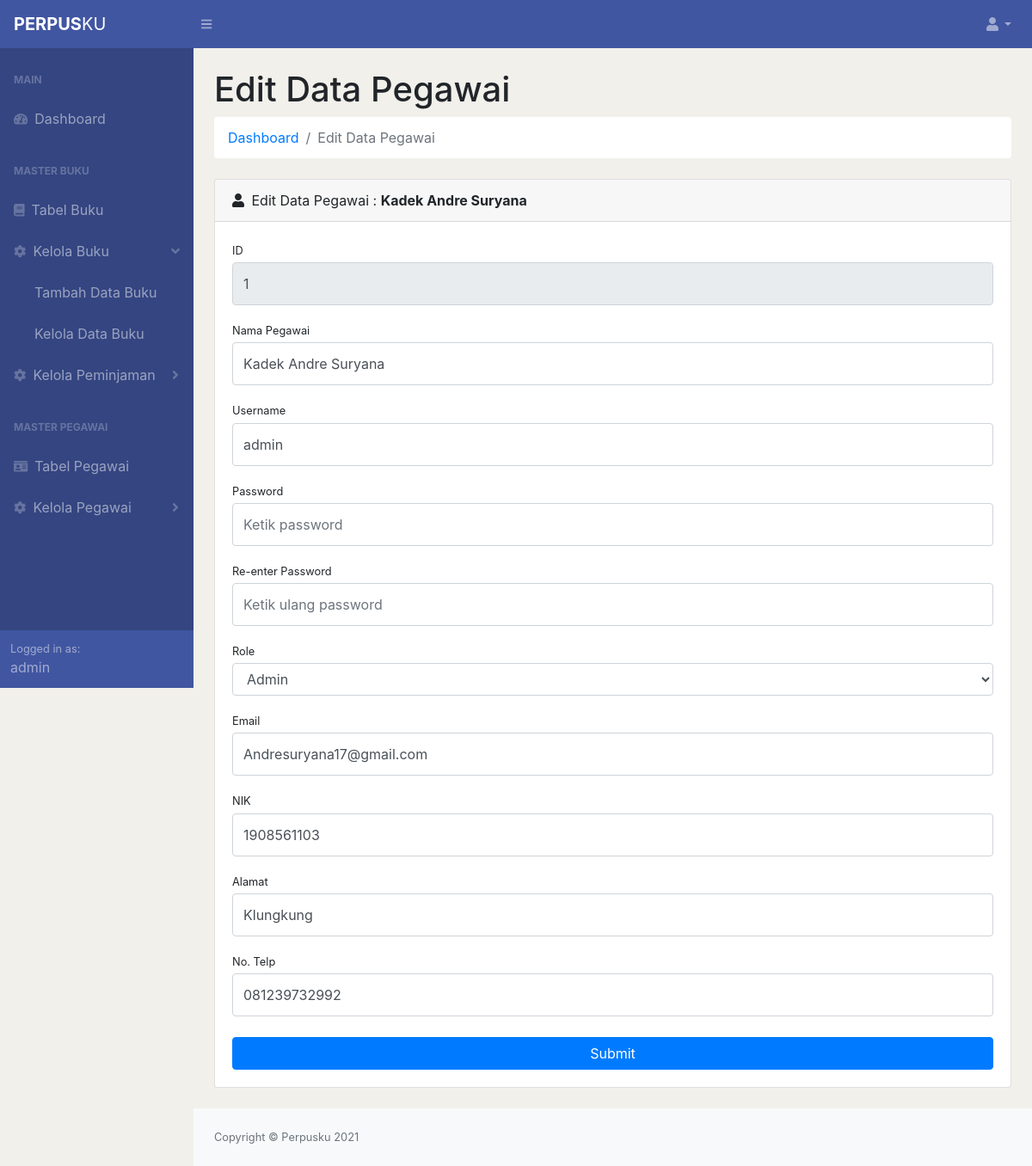
The app's page /perpusku/views/admin/edit-data-pegawai.php?id_pegawai=1 (signed in) with its own data.
### tables this page shows
CREATE TABLE IF NOT EXISTS pegawai (
  id_pegawai int PRIMARY KEY AUTO_INCREMENT,
  username varchar(50),
  password varchar(50),
  role varchar(50) NOT NULL DEFAULT 'pegawai',
  nama_pegawai varchar(50) NOT NULL,
  email varchar(50) NOT NULL,
  nik varchar(20) NOT NULL,
  alamat varchar(50) NOT NULL,
  no_telp varchar(20) NOT NULL
);

### perpusku/views/admin/edit-data-pegawai.php (the view, shortened to what this page needs)
<?php
include '../../resources/config.php';
?>
<!DOCTYPE html>
<html lang="en">
    <head>
        <link href="../css/styles.css" rel="stylesheet" />
        <link href="https://cdn.datatables.net/1.10.20/css/dataTables.bootstrap4.min.css" rel="stylesheet" />
    </head>
    <body style="background-color: #F1F0EB !important;" class="sb-nav-fixed">
        <nav style="background-color: #4156A1 !important;" class="sb-topnav navbar navbar-expand navbar-dark bg-dark">
            <a style="cursor: default;" class="navbar-brand"><strong>PERPUS</strong>KU</a>
            <button class="btn btn-link btn-sm order-1 order-lg-0" id="sidebarToggle" href="#"><i class="fas fa-bars"></i></button>
            <ul class="navbar-nav ml-auto ml-md-0">
                <li class="nav-item dropdown">
                    <a class="nav-link dropdown-toggle" id="userDropdown" href="#" role="button" data-toggle="dropdown" aria-haspopup="true" aria-expanded="false"><i class="fas fa-user fa-fw"></i></a>
                </li>
            </ul>
        </nav>
        <div id="layoutSidenav">
            <div id="layoutSidenav_nav">
                <nav class="sb-sidenav accordion sb-sidenav-dark" id="sidenavAccordion">
                    <div style="background-color: #344581 !important;" class="sb-sidenav-menu">
                        <div class="nav">
                            <div class="sb-sidenav-menu-heading">MAIN</div>
                            <a class="nav-link" href="dashboard.php">
                                <div class="sb-nav-link-icon"><i class="fas fa-tachometer-alt"></i></div>
                                Dashboard
                            </a>
                            <div class="sb-sidenav-menu-heading">MASTER BUKU</div>
                            <a class="nav-link" href="./tabel-buku.php">
                                <div class="sb-nav-link-icon"><i class="fas fa-book"></i></div>
                                Tabel Buku
                            </a>
                            <a class="nav-link" href="#" data-toggle="collapse" data-target="#collapseEditBuku" aria-expanded="false" aria-controls="collapseLayouts">
                                <div class="sb-nav-link-icon"><i class="fa fa-cog" aria-hidden="true"></i></div>
                                Kelola Buku
                                <div class="sb-sidenav-collapse-arrow"><i class="fas fa-angle-down"></i></div>
                            </a>
                            <div class="collapse show" id="collapseEditBuku" aria-labelledby="headingOne" data-parent="#sidenavAccordion">
                                <nav class="sb-sidenav-menu-nested nav">
                                    <a class="nav-link" href="./tambah-data-buku.php">Tambah Data Buku</a>
                                    <a class="nav-link" href="./kelola-data-buku.php">Kelola Data Buku</a>
                                </nav>
                            </div>
                            <a class="nav-link collapsed" href="#" data-toggle="collapse" data-target="#collapseEditPeminjaman" aria-expanded="false" aria-controls="collapseLayouts">
                                <div class="sb-nav-link-icon"><i class="fa fa-cog" aria-hidden="true"></i></div>
                                Kelola Peminjaman
                                <div class="sb-sidenav-collapse-arrow"><i class="fas fa-angle-down"></i></div>
                            </a>
                            <div class="sb-sidenav-menu-heading">MASTER PEGAWAI</div>
                            <a class="nav-link" href="./tabel-pegawai.php">
                                <div class="sb-nav-link-icon"><i class="fa fa-id-card" aria-hidden="true"></i></i></div>
                                Tabel Pegawai
                            </a>
                            <a class="nav-link collapsed" href="#" data-toggle="collapse" data-target="#collapseDataPegawai" aria-expanded="false" aria-controls="collapseLayouts">
                                <div class="sb-nav-link-icon"><i class="fa fa-cog" aria-hidden="true"></i></div>
                                Kelola Pegawai
                                <div class="sb-sidenav-collapse-arrow"><i class="fas fa-angle-down"></i></div>
                            </a>
                        </div>
                    </div>
                    <div style="background-color: #4156A1 !important;" class="sb-sidenav-footer">
                        <div class="small">Logged in as:</div>
                        <?php echo $_SESSION['username'] ?>
                    </div>
                </nav>
            </div>
            <div id="layoutSidenav_content">
                <main>
                    <div class="container-fluid">
                        <h1 class="mt-4">Edit Data Pegawai</h1>
                        <ol style="background-color: white !important;" class="breadcrumb mb-4">
                            <li class="breadcrumb-item"><a href="./dashboard.php">Dashboard</a></li>
                            <li class="breadcrumb-item active">Edit Data Pegawai</li>
                        </ol>
                        <div class="card mb-4">
                            <div class="card-header">
                                <i class="fas fa-user mr-1"></i>
                                Edit Data Pegawai :
                                <?php
                                    $sql = "SELECT * FROM pegawai WHERE id_pegawai = '$_GET[id_pegawai]'";
                                    $result = mysqli_query($conn, $sql);
                                    $edit = mysqli_fetch_assoc($result);
                                    echo "<strong>$edit[nama_pegawai]</strong>";
                                ?>
                            </div>
                            <div class="card-body">
                            <form action="../../resources/admin/edit-data-pegawai.php" method="POST" name="form-edit-data-pegawai">
                                    <div class="form-group">
                                        <label class="small mb-1" for="inputID">ID</label>
                                        <input class="form-control py-4" id="inputNamaPegawai" name="id_pegawai" type="text" value="<?php echo $edit['id_pegawai'] ?>" placeholder="Ketik nama pegawai" readonly="readonly" />
                                    </div>
                                    <div class="form-group">
                                        <label class="small mb-1" for="inputNamaPegawai">Nama Pegawai</label>
                                        <input class="form-control py-4" id="inputNamaPegawai" name="nama_pegawai" type="text" value="<?php echo $edit['nama_pegawai'] ?>" placeholder="Ketik nama pegawai" />
                                    </div>
                                    <div class="form-group">
                                        <label class="small mb-1" for="inputUsername">Username</label>
                                        <input class="form-control py-4" id="inputUsername" name="username" type="text" value="<?php echo $edit['username'] ?>" placeholder="Ketik username" />
                                    </div>
                                    <div class="form-group">
                                        <label class="small mb-1" for="inputPassword">Password</label>
                                        <input class="form-control py-4" id="inputPassword" name="password" type="password" placeholder="Ketik password" />
                                    </div>
                                    <div class="form-group">
                                        <label class="small mb-1" for="inputRePassword">Re-enter Password</label>
                                        <input class="form-control py-4" id="inputRePassword" name="re_password" type="password" placeholder="Ketik ulang password" />
                                    </div>
                                    <div class="form-group">
                                        <label class="small mb-1" for="inputRole">Role</label>
                                        <select style="overflow: scroll;" class="form-control" id="inputRole" name="role">
                                            <?php
                                                if ($edit['role'] == 'admin') {
                                                    echo "<option value='admin' selected>Admin</option>
                                                          <option value='pegawai'>Pegawai</option>";
                                                }
                                                else {
                                                    echo "<option value='admin'>Admin</option>
                                                          <option value='pegawai' selected>Pegawai</option>";
                                                }
                                            ?>
                                        </select>
                                    </div>
                                    <div class="form-group">
                                        <label class="small mb-1" for="inputEmail">Email</label>
                                        <input class="form-control py-4" id="inputEmail" name="email" type="text" value="<?php echo $edit['email'] ?>" placeholder="Ketik email" />
                                    </div>
                                    <div class="form-group">
                                        <label class="small mb-1" for="inputNIK">NIK</label>
                                        <input class="form-control py-4" id="inputNIK" name="nik" type="text" value="<?php echo $edit['nik'] ?>" placeholder="Ketik NIK" />
                                    </div>
                                    <div class="form-group">
                                        <label class="small mb-1" for="inputAlamat">Alamat</label>
                                        <input class="form-control py-4" id="inputAlamat" name="alamat" type="text" value="<?php echo $edit['alamat'] ?>" placeholder="Ketik alamat" />
                                    </div>
                                    <div class="form-group">
                                        <label class="small mb-1" for="inputNoTelp">No. Telp</label>
                                        <input class="form-control py-4" id="inputNoTelp" name="no_telp" type="text" value="<?php echo $edit['no_telp'] ?>" placeholder="Ketik no telp" />
                                    </div>
                                    <div class="form-group mt-4 mb-0">
                                        <button class="btn btn-primary btn-block" type="submit" name="Submit" value="Submit">Submit</button>
                                    </div>
                                </form>
                            </div>
                        </div>
                    </div>
                </main>
                <footer class="py-4 bg-light mt-auto">
                    <div class="container-fluid">
                        <div class="d-flex align-items-center justify-content-between small">
                            <div class="text-muted">Copyright &copy; Perpusku 2021</div>
                        </div>
                    </div>
                </footer>
            </div>
        </div>
    </body>
</html>

### records on screen
pegawai: nama_pegawai "Kadek Andre Suryana", id_pegawai "1", username "admin", role "Admin", email "Andresuryana17@gmail.com", nik "1908561103", alamat "Klungkung", no_telp "081239732992"

### other values on screen
$_SESSION['username'] "admin"
